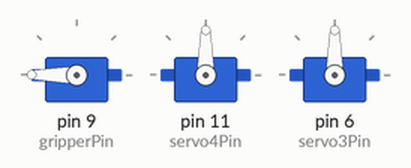
This sketch was run on a simulated Arduino Uno, built with avr-gcc and run on an emulated ATmega328P. Shown: 3 × servo.

Above: at 0.1 s.
At 2.1 s:
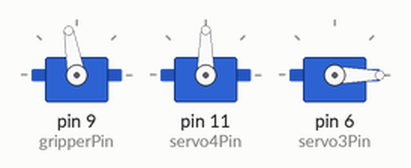
At 7.1 s:
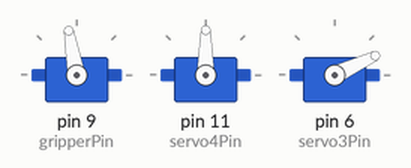
At 12.1 s:
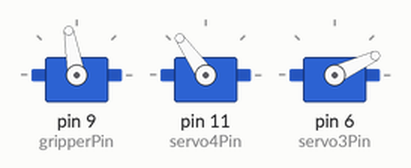
Timing chart, 0 to 13.6 s (numbered marks = the images above):
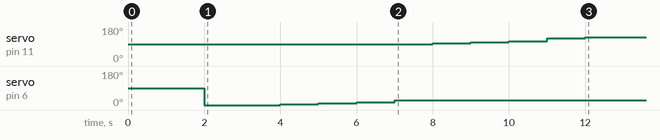

The sketch:

Project_Code_rev2.ino
```cpp
#include <Servo.h>
// Create the servo objects to call each servo
Servo gripper;  // opens and closes the gripper
Servo servo4;   // first servo that tilts the gripper
Servo servo3;   // second tilting of the gripper
const byte gripperPin = 9;  // pin 9 is the servo5 and just rotates the robot, the best one to practice on
const byte servo4Pin = 11;  // pwm pin
const byte servo3Pin = 6;

// Define the desired angles and tolerance for each servo
int gripperAngle = 100;
int servo3Angle = 45;
int servo4Angle = 15;
int tolerance = 2;

void setup() {
  // put your setup code here, to run once:
  Serial.begin(9600);

  gripper.attach(gripperPin);
  servo4.attach(servo4Pin);
  servo3.attach(servo3Pin);

  // to help avoid issues with the gripper not being in proper position after the code gets reset
  gripper.write(180);
  delay(1000);
  gripper.write(100);
  delay(1000);


  servo3.write(0);
  delay(1000);
  servo4.write(90);    // had to add this in to stop the servo from rotating on power up and when resetting the arduino
  delay(1000);
  // put your main code here, to run repeatedly:

  // move the middle servo first, so second one moves less
  servo3.write(5);
  delay(1000);
  servo3.write(10);
  delay(1000);
  servo3.write(15);
  delay(1000);
  servo3.write(25);
  delay(1000);
//  start position of 90, which is center of servo movement
  servo4.write(90);  // always want to start this out at 0 when testing
  servo4.write(95);  // 0 position holds the gripper pointing to the sky from the start position
  delay(1000);      // moving this joint quickly shakes the robot a lot
  servo4.write(100);
  delay(1000);
  servo4.write(105);
  delay(1000);
  servo4.write(120);
  delay(1000);
  servo4.write(125);
  delay(1000);


  gripper.write(100);
  delay(1000);


}

void loop() {


  // empty


}
```
